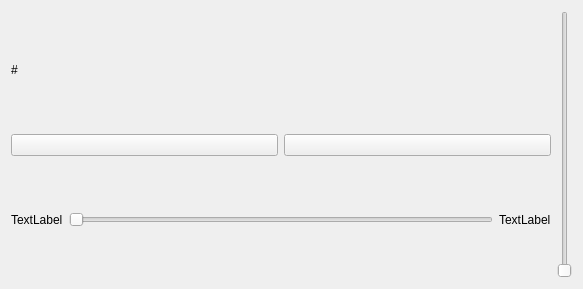
<?xml version="1.0" encoding="UTF-8"?>
<ui version="4.0">
 <class>SoundPlayer</class>
 <widget class="QWidget" name="SoundPlayer">
  <property name="geometry">
   <rect>
    <x>0</x>
    <y>0</y>
    <width>583</width>
    <height>289</height>
   </rect>
  </property>
  <property name="windowTitle">
   <string>Form</string>
  </property>
  <property name="autoFillBackground">
   <bool>true</bool>
  </property>
  <layout class="QGridLayout" name="gridLayout">
   <item row="1" column="0">
    <layout class="QHBoxLayout" name="horizontalLayout">
     <item>
      <widget class="QPushButton" name="pushButtonPlay">
       <property name="text">
        <string/>
       </property>
      </widget>
     </item>
     <item>
      <widget class="QPushButton" name="pushButtonStop">
       <property name="text">
        <string/>
       </property>
      </widget>
     </item>
    </layout>
   </item>
   <item row="0" column="0">
    <widget class="QLabel" name="labelPath">
     <property name="text">
      <string>#</string>
     </property>
    </widget>
   </item>
   <item row="2" column="0">
    <layout class="QHBoxLayout" name="horizontalLayout_2">
     <item>
      <widget class="QLabel" name="labelCurrent">
       <property name="text">
        <string>TextLabel</string>
       </property>
      </widget>
     </item>
     <item>
      <widget class="QSlider" name="sliderPosition">
       <property name="orientation">
        <enum>Qt::Horizontal</enum>
       </property>
      </widget>
     </item>
     <item>
      <widget class="QLabel" name="labelRemain">
       <property name="text">
        <string>TextLabel</string>
       </property>
      </widget>
     </item>
    </layout>
   </item>
   <item row="0" column="1" rowspan="3">
    <widget class="QSlider" name="sliderVolume">
     <property name="orientation">
      <enum>Qt::Vertical</enum>
     </property>
    </widget>
   </item>
  </layout>
 </widget>
 <resources/>
 <connections/>
</ui>
